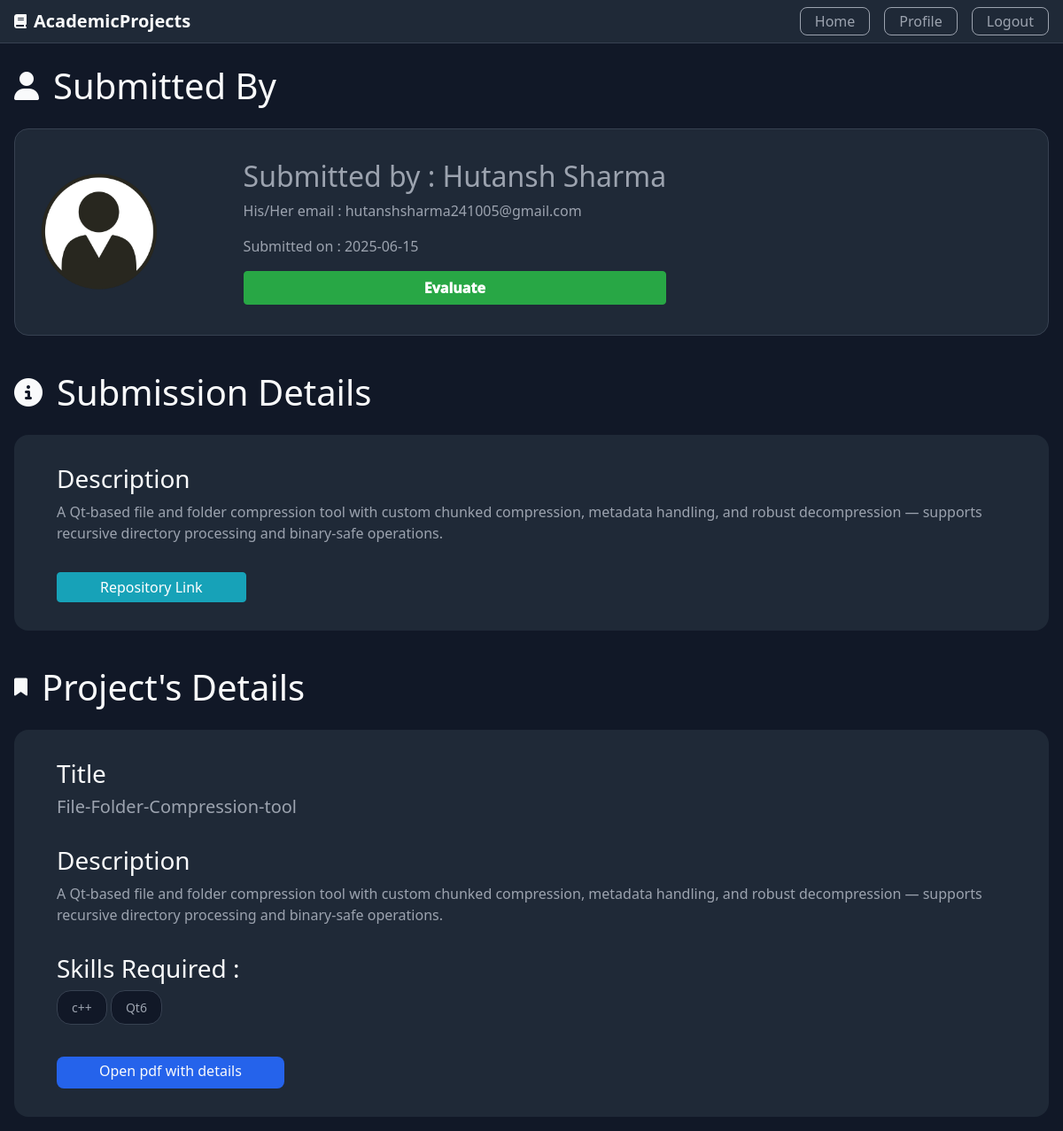
/project/evaluate/1 (signed in), run on an earlier commit of the app's database.
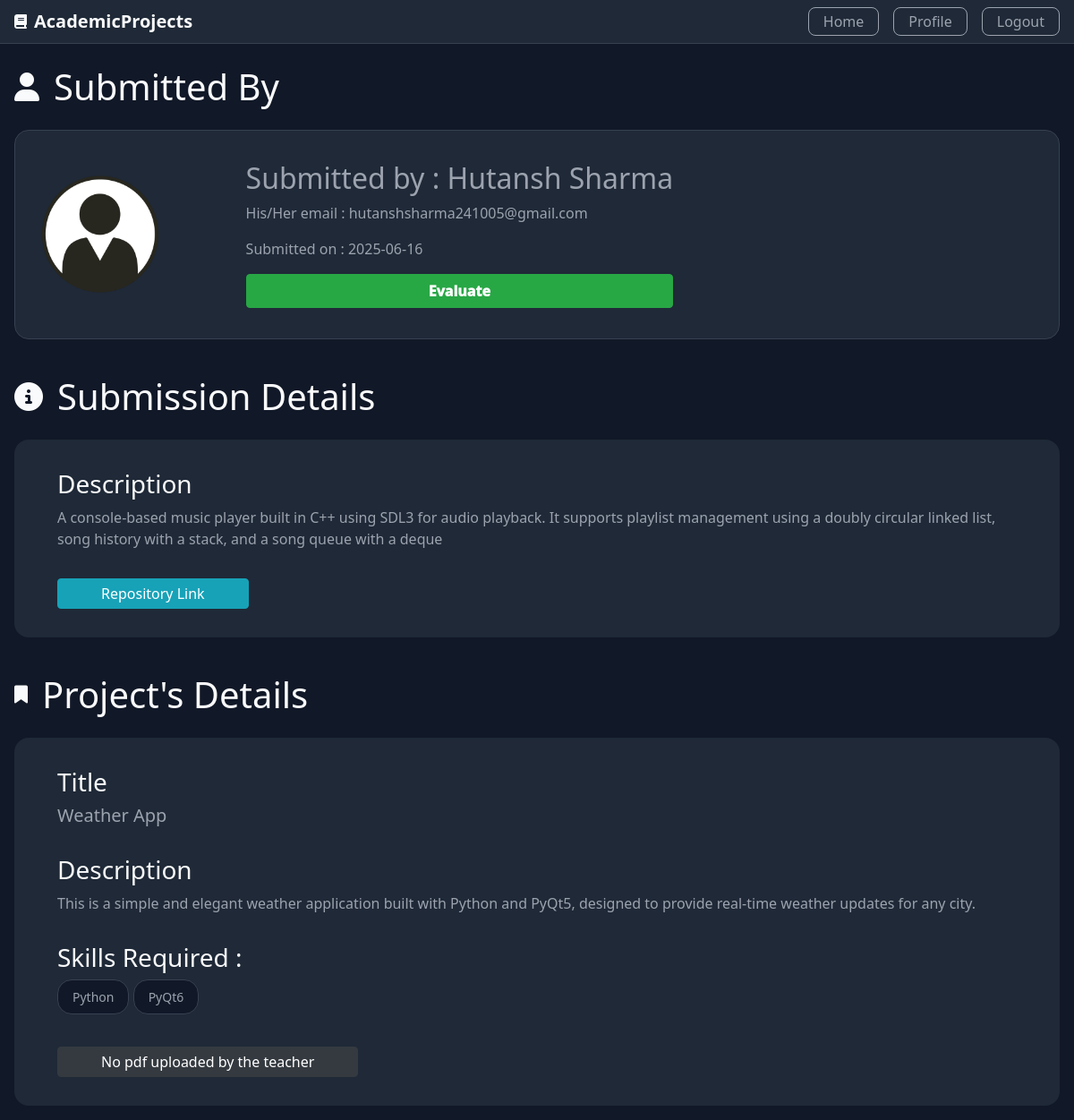
And on a later commit of the database.
### Project/models.py (models this page shows, shortened)
class Submission(db.Model):
    id=db.Column(db.Integer,primary_key=True)
    submitted_at=db.Column(db.DateTime,nullable=False,default=datetime.utcnow)
    submission_link=db.Column(db.Text,nullable=False)
    info=db.Column(db.Text)
    project_id=db.Column(db.Integer,db.ForeignKey('project.id'))
    student_id=db.Column(db.Integer,db.ForeignKey('user.id'))
    evaluation=db.relationship('Evaluation',backref='submission',lazy=True,cascade="all,delete")

class Project(db.Model):
    id=db.Column(db.Integer,primary_key=True)
    title=db.Column(db.String(100),nullable=False)
    description=db.Column(db.Text,nullable=False)
    skills=db.Column(db.Text,nullable=False)
    descriptive_pdf=db.Column(db.String(80),nullable=False,default='No pdf')
    user_count=db.Column(db.Integer,nullable=False,default=0)
    created_at=db.Column(db.DateTime,nullable=False,default=datetime.utcnow)
    created_by=db.Column(db.Integer,db.ForeignKey('user.id'))
    submission=db.relationship('Submission',backref='project',lazy=True,cascade="all,delete")
    evaluation=db.relationship('Evaluation',backref='project',lazy=True,cascade="all,delete")
    project_taken_by=db.relationship('Project_Taken',backref='project',lazy=True,cascade="all,delete")

### Project/routes.py (the view)
@app.route("/project/evaluate/<int:id>")
@login_required
def evaluate(id):
    submission=Submission.query.get(id)
    img_src=url_for("static",filename="/profile_pics/"+submission.user.profile_picture)
    pdf=url_for("static",filename="/project_details/"+submission.project.descriptive_pdf)
    return render_template("evaluate.html",submission=submission,pdf=pdf,img_src=img_src)

### Project/models.py (called while the page is built)
@loginmanager.user_loader
def user_loader(user_id):
    user=User.query.get(user_id)
    return user

### Project/templates/evaluate.html
{% extends "layout.html" %}
{% block content %}
    <main class="container dashboard">
        <div class="details-head">
            <i class="fa-solid fa-user fa-2x"></i>
            <h1>Submitted By</h1>
        </div>
        <div class="details-header">
            <div class="profile-header-details">
                <img class="rounded-circle account-img img-profile" src="{{img_src}}">
                <div class="details">
                    <h2>Submitted by : {{submission.user.username}}</h2>
                    <p>His/Her email : {{submission.user.email}}</p>
                    <p>Submitted on : {{submission.submitted_at.strftime("%Y-%m-%d")}}</p>
                    <a class="btn btn-success" style="color:white;font-weight: 1000;" href="{{url_for('evaluate_form',id=submission.id)}}">Evaluate</a>
                </div>
            </div>
        </div>
        <div class="details-head">
            <i class="fa-solid fa-circle-info fa-2x"></i>
            <h1>Submission Details</h1>
        </div>
        <div class="info-header">
            <div class="info-section">
                <h3>Description</h3>
                <div>{{submission.info}}</div>
            </div>
            <div class="info-section">
            <a class="btn btn-info info-btn" href="{{submission.submission_link}}">Repository Link</a>
            </div>
        </div>
        <div class="details-head">
            <i class="fa-solid fa-bookmark fa-lg"></i>
            <h1>Project's Details</h1>
        </div>
        <div class="info-header">
            <div class="info-section">
                <h3>Title</h3>
                <h5>{{submission.project.title}}</h5>
            </div>
            <div class="info-section">
                <h3>Description</h3>
                <div>{{submission.project.description}}</div>
            </div>
            <div class="info-section skills">
                <h3>Skills Required : </h3>
                <ul>
                    {% for i in submission.project.skills.split(',') %}
                    <li>{{i.strip()}}</li>
                    {% endfor %}
                </ul>
            </div>
            <div class="info-section">
                {% if submission.project.descriptive_pdf == "No pdf" %}
                    <a class="btn btn-dark info-btn" href="{{url_for('project_details',project_id=submission.project.id)}}" target="_blank">No pdf uploaded by the teacher</a>
                {% else %}
                    <a class="button button-diff info-btn" href="{{pdf}}" target="_blank">Open pdf with details</a>
                {% endif %}
            </div>
        </div>
    </main>
{% endblock content %}

What changed in the data, as far as the page shows it:
removed Project: project "File-Folder-Compression-tool", project.description "A Qt-based file and folder compression tool with custom chunked compression, metadata handling, and robust decompression — supports recursive directory processing and binary-safe operations."
changed Submission: submitted_at "2025-06-15" → "2025-06-16"; info "A Qt-based file and folder compression tool with custom chunked compression, metadata handling, and robust decompression — supports recursive directory processing and binary-safe operations." → "A console-based music player built in C++ using SDL3 for audio playback. It supports playlist management using a doubly circular linked list, song history with a stack, and a song queue with a deque"
now on this page (row edited): Project: project "Weather App", project.description "This is a simple and elegant weather application built with Python and PyQt5, designed to provide real-time weather updates for any city."
changed Project: descriptive_pdf "8000ab2e9b99c530.pdf" → "No pdf" (drawn)
Also different on the page:
new list line: "Python"
new list line: "PyQt6"
text no longer shown: "Open pdf with details"
text now shown: "No pdf uploaded by the teacher"
list line gone: "c++"
list line gone: "Qt6"
